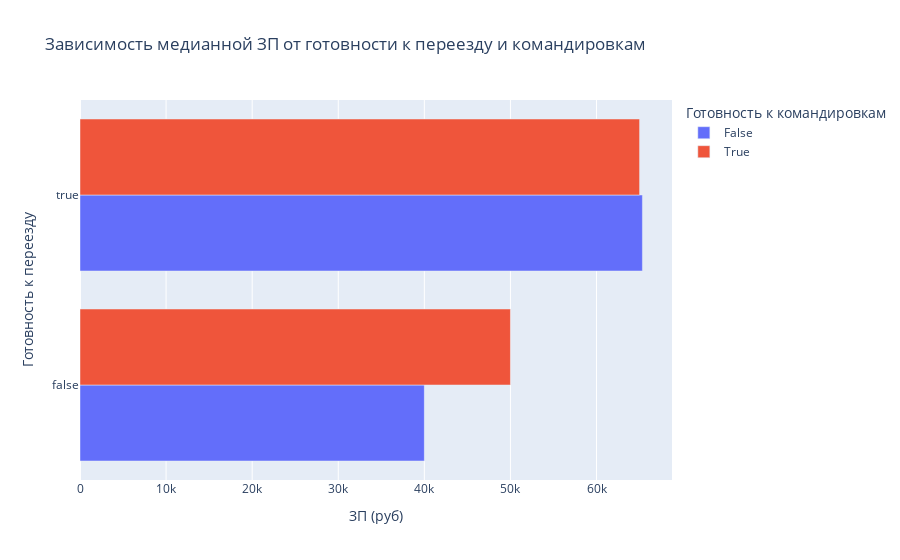

The code cell stored with this chart in its notebook:
### Markdown cell above
6. Постройте **многоуровневую столбчатую диаграмму**, которая показывает зависимость медианной заработной платы (**"ЗП (руб)"**) от признаков **"Готовность к переезду"** и **"Готовность к командировкам"**. Проанализируйте график, сравнив уровень заработной платы в категориях.

### Code cell
# ваш код здесь

# Группировка по признакам 'Готовность к командировкам' и 'Готовность к переезду'; получение медианной ЗП
bar_data = merged_df.groupby(
    ['Готовность к командировкам', 'Готовность к переезду'],
    as_index=False
)['ЗП (руб)'].median()

# Построение многоуровневой столбчатой диаграммы признака 'ЗП (руб)' в зависимости от готовности к переезду и командировкам
fig = px.bar(
    data_frame=bar_data,
    y='Готовность к переезду',
    x='ЗП (руб)',
    barmode='group',
    color='Готовность к командировкам',
    orientation='h',
    title='Зависимость медианной ЗП от готовности к переезду и командировкам'
)
fig.show()

### Figure 1 — Plotly figure (JSON) as saved in the notebook; plotly's stock layout.template omitted (floating-point values rounded to 4 significant figures)
{"data": [{"alignmentgroup": "True", "hovertemplate": "Готовность к командировкам=False<br>ЗП (руб)=%{x}<br>Готовность к переезду=%{y}<extra></extra>", "legendgroup": "False", "marker": {"color": "#636efa", "pattern": {"shape": ""}}, "name": "False", "offsetgroup": "False", "orientation": "h", "showlegend": true, "textposition": "auto", "type": "bar", "x": [40000, 65330.0], "xaxis": "x", "y": [false, true], "yaxis": "y"}, {"alignmentgroup": "True", "hovertemplate": "Готовность к командировкам=True<br>ЗП (руб)=%{x}<br>Готовность к переезду=%{y}<extra></extra>", "legendgroup": "True", "marker": {"color": "#EF553B", "pattern": {"shape": ""}}, "name": "True", "offsetgroup": "True", "orientation": "h", "showlegend": true, "textposition": "auto", "type": "bar", "x": [50000, 65000], "xaxis": "x", "y": [false, true], "yaxis": "y"}], "layout": {"barmode": "group", "legend": {"title": {"text": "Готовность к командировкам"}, "tracegroupgap": 0}, "title": {"text": "Зависимость медианной ЗП от готовности к переезду и командировкам"}, "xaxis": {"anchor": "y", "domain": [0, 1], "title": {"text": "ЗП (руб)"}}, "yaxis": {"anchor": "x", "domain": [0, 1], "title": {"text": "Готовность к переезду"}}}}
